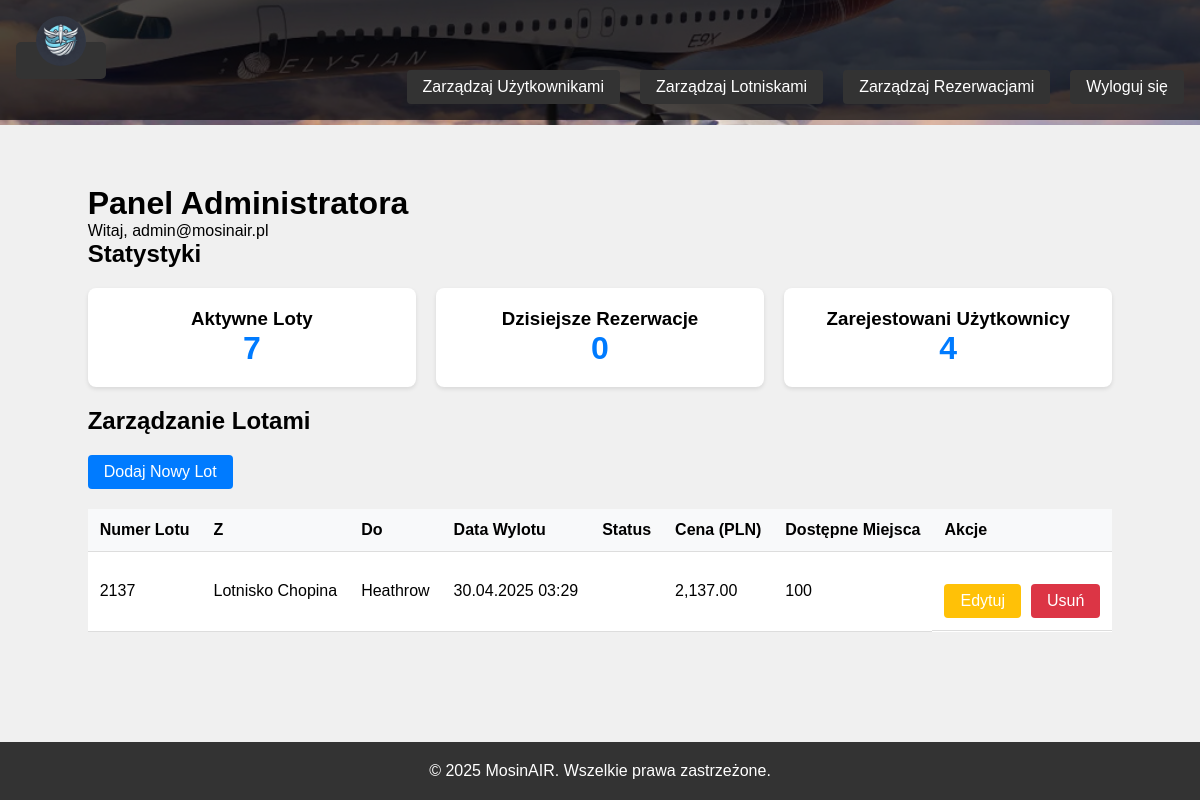
/strona/main/admin/adminpage.php (signed in), run on the app's committed database.
### tables this page shows
CREATE TABLE `loty` (
  `id` int(11) NOT NULL,
  `id_samolotu` int(11) NOT NULL,
  `id_lotniska_start` int(11) NOT NULL,
  `id_lotniska_koniec` int(11) NOT NULL,
  `id_linii_lotniczych` int(11) NOT NULL,
  `numer_lotu` varchar(10) NOT NULL,
  `data_start` datetime NOT NULL,
  `data_koniec` datetime NOT NULL,
  `status_lotu` enum('planowany','boarding','w_locie','wyladowal','opozniony','odwolany') NOT NULL,
  `id_gate_wylot` int(11) DEFAULT NULL,
  `id_gate_przylot` int(11) DEFAULT NULL,
  `cena` decimal(10,2) DEFAULT NULL,
  `dostepne_miejsca` int(11) DEFAULT NULL
);

CREATE TABLE `lotniska` (
  `id` int(11) NOT NULL,
  `nazwa` varchar(255) NOT NULL,
  `miasto` varchar(255) NOT NULL,
  `kraj` varchar(255) NOT NULL,
  `kod_IATA` varchar(3) NOT NULL,
  `terminal_count` int(11) NOT NULL
);

### strona/main/admin/adminpage.php (the view, shortened to what this page needs)
<?php
require_once '../../config.php';
$query_users = "SELECT COUNT(*) as total_users FROM uzytkownicy";
$stmt_users = $db->query($query_users);
$users_count = $stmt_users->fetch()['total_users'];
$query = "SELECT l.*,
          ls1.nazwa as lotnisko_start,
          ls2.nazwa as lotnisko_koniec
          FROM loty l
          JOIN lotniska ls1 ON l.id_lotniska_start = ls1.id
          JOIN lotniska ls2 ON l.id_lotniska_koniec = ls2.id";
$stmt = $db->query($query);
$loty = $stmt->fetchAll();
$query_reservations = "SELECT COUNT(*) as total_reservations FROM rezerwacje";
$stmt_reservations = $db->query($query_reservations);
$reservations_count = $stmt_reservations->fetch()['total_reservations'];
$query_flights = "SELECT COUNT(*) as total_flights FROM loty";
$stmt_flights = $db->query($query_flights);
$flights_count = $stmt_flights->fetch()['total_flights'];
?>
<!DOCTYPE html>
<html lang="pl">
<head>
    <link rel="stylesheet" href="../../dodatki/style.css">
    <link rel="stylesheet" href="admin.css">
</head>
<body>
    <header>
        <nav>
            <div class="logo">
                <a href="adminpage.php">
                    <img src="../../zdjecia/logo/logo_mosinair.jpeg" alt="MosinAIR Logo" width="50" height="50">
                </a>
            </div>
            <div class="nav-links">
                <a href="../admin/zarzadzaj_uzytkownikami.php">Zarządzaj Użytkownikami</a>
                <a href="manage_airports.php">Zarządzaj Lotniskami</a>
                <a href="manage_reservations.php">Zarządzaj Rezerwacjami</a>
                <a href="../../index.php">Wyloguj się</a>
            </div>
        </nav>
    </header>
    <main>
        <div class="admin-dashboard">
            <h1>Panel Administratora</h1>
            <p>Witaj, <?php echo htmlspecialchars($_SESSION['admin_email']); ?></p>
            <section class="admin-stats">
                <h2>Statystyki</h2>
                <div class="stats-grid">
                    <div class="stat-card">
                        <h3>Aktywne Loty</h3>
                             <p class="stat-number"><?php echo $flights_count; ?></p>
                    </div>
                    <div class="stat-card">
                        <h3>Dzisiejsze Rezerwacje</h3>
                        <p class="stat-number"><?php echo $reservations_count; ?></p>
                        </div>
                    <div class="stat-card">
                      <h3>Zarejestowani Użytkownicy</h3>
                        <p class="stat-number"><?php echo $users_count; ?></p>
                        </div>
                </div>
            </section>
            <section class="flight-management">
                <h2>Zarządzanie Lotami</h2>
                <div class="action-buttons">
                    <a href="../admin/dodawnie_lotu.php" class="admin-btn">Dodaj Nowy Lot</a>
                </div>
                <div class="flights-table">
                    <table>
                        <thead>
                            <tr>
                                <th>Numer Lotu</th>
                                <th>Z</th>
                                <th>Do</th>
                                <th>Data Wylotu</th>
                                <th>Status</th>
                                <th>Cena (PLN)</th>
                                <th>Dostępne Miejsca</th>
                                <th>Akcje</th>
                            </tr>
                        </thead>
                        <tbody>
                            <?php foreach($loty as $lot): ?>
                            <tr>
                                <td><?php echo htmlspecialchars($lot['numer_lotu']); ?></td>
                                <td><?php echo htmlspecialchars($lot['lotnisko_start']); ?></td>
                                <td><?php echo htmlspecialchars($lot['lotnisko_koniec']); ?></td>
                                <td><?php echo date('d.m.Y H:i', strtotime($lot['data_start'])); ?></td>
                                <td><?php echo htmlspecialchars($lot['status_lotu']); ?></td>
                                <td><?php echo number_format($lot['cena'], 2); ?></td>
                                <td><?php echo htmlspecialchars($lot['dostepne_miejsca']); ?></td>
                                <td class="action-buttons">
                                    <a href="edytujlot.php?id=<?php echo $lot['id']; ?>" class="edit-btn">Edytuj</a>
                                    <a href="usunlot.php?id=<?php echo $lot['id']; ?>" class="delete-btn" onclick="return confirm('Czy na pewno chcesz usunąć ten lot?')">Usuń</a>
                                </td>
                            </tr>
                            <?php endforeach; ?>
                        </tbody>
                    </table>
                </div>
            </section>
        </div>
    </main>
    <footer>
        <p>&copy; <?php echo date('Y'); ?> MosinAIR. Wszelkie prawa zastrzeżone.</p>
    </footer>
</body>
</html>

### strona/dodatki/style.css (style rules this page uses)
* { margin: 0; padding: 0; box-sizing: border-box; font-family: 'Arial', sans-serif; }
body { background-color: #f0f0f0; min-height: 100vh; display: flex; flex-direction: column; }
header { background-image: url('../zdjecia/samolot.jpg'); background-size: cover; background-position: center; background-repeat: no-repeat; height: 125px; width: 100%; position: relative; }
nav { background-color: rgba(0, 0, 0, 0.7); padding: 1rem; position: absolute; width: 100%; top: 0; }
.logo img { border-radius: 50%; transition: transform 0.3s ease; }
.nav-links { display: flex; gap: 20px; justify-content: right; }
nav a { color: #ffffff; text-decoration: none; padding: 10px 20px; border-radius: 5px; transition: background-color 0.3s ease; background-color: #333333; }
main { max-width: 1200px; margin: 40px auto; padding: 0 20px; flex: 1; }
footer { background-color: #333333; color: #ffffff; text-align: center; padding: 20px; margin-top: auto; }

### strona/main/admin/admin.css (style rules this page uses)
.admin-dashboard { padding: 20px; max-width: 1200px; margin: 0 auto; }
.stats-grid { display: grid; grid-template-columns: repeat(auto-fit, minmax(250px, 1fr)); gap: 20px; margin: 20px 0; }
.stat-card { background: #fff; padding: 20px; border-radius: 8px; box-shadow: 0 2px 4px rgba(0,0,0,0.1); text-align: center; }
.stat-number { font-size: 2em; color: #007bff; font-weight: bold; }
.flights-table { margin-top: 20px; overflow-x: auto; }
table { width: 100%; border-collapse: collapse; background: #fff; box-shadow: 0 2px 4px rgba(0,0,0,0.1); }
th, td { padding: 12px; text-align: left; border-bottom: 1px solid #ddd; }
th { background-color: #f8f9fa; font-weight: bold; }
.action-buttons { display: flex; gap: 10px; }
.admin-btn, .edit-btn, .delete-btn { padding: 8px 16px; border-radius: 4px; text-decoration: none; color: white; cursor: pointer; }
.admin-btn { background-color: #007bff; }
.edit-btn { background-color: #ffc107; }
.delete-btn { background-color: #dc3545; }
.nav-links a { color: #fff; text-decoration: none; padding: 8px 16px; border-radius: 4px; }
.action-buttons { display: flex; gap: 10px; margin-top: 20px; }

### data on the page
loty: numer_lotu "2137", id_lotniska_start.nazwa "Lotnisko Chopina", id_lotniska_koniec.nazwa "Heathrow", data_start "30.04.2025 03:29", cena "2,137.00", dostepne_miejsca "100"

### other printed values
$_SESSION['admin_email'] "admin@mosinair.pl"
$flights_count "7"
$reservations_count "0"
$users_count "4"
